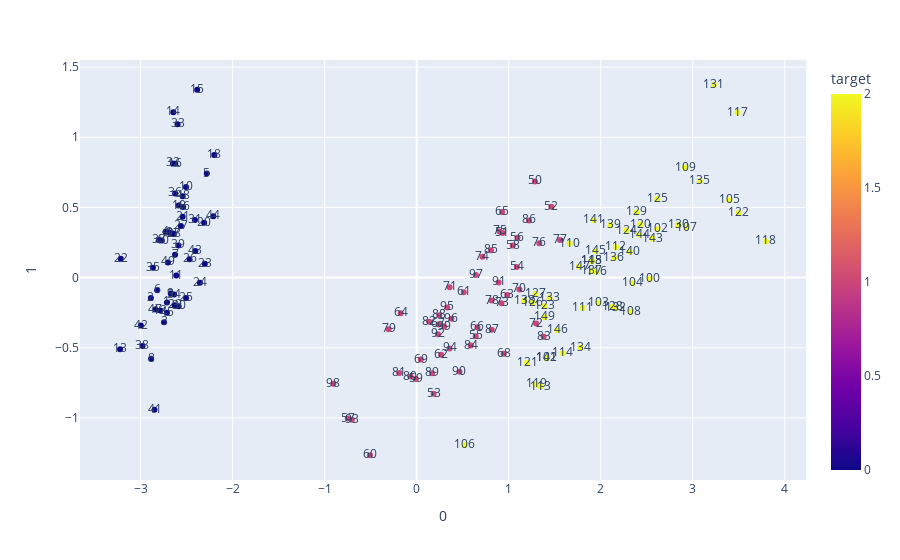

Here is the notebook cell this chart was saved with:
### Code cell
px.scatter(df_pca.reset_index(), x=0, y=1, color="target", text="index")

### Figure 1 — Plotly figure (JSON) as saved in the notebook; plotly's stock layout.template omitted (floating-point values rounded to 4 significant figures; data arrays with more than 128 entries replaced by an {"elided": "..."} marker saying what was removed)
{"data": [{"hovertemplate": "0=%{x}<br>1=%{y}<br>index=%{text}<br>target=%{marker.color}<extra></extra>", "legendgroup": "", "marker": {"color": {"elided": "150 int values"}, "coloraxis": "coloraxis", "symbol": "circle"}, "mode": "markers+text", "name": "", "orientation": "v", "showlegend": false, "text": {"elided": "150 int values"}, "type": "scatter", "x": {"elided": "150 float values"}, "xaxis": "x", "y": {"elided": "150 float values"}, "yaxis": "y"}], "layout": {"coloraxis": {"colorbar": {"title": {"text": "target"}}, "colorscale": [[0, "#0d0887"], [0.1111, "#46039f"], [0.2222, "#7201a8"], [0.3333, "#9c179e"], [0.4444, "#bd3786"], [0.5556, "#d8576b"], [0.6667, "#ed7953"], [0.7778, "#fb9f3a"], [0.8889, "#fdca26"], [1, "#f0f921"]]}, "legend": {"tracegroupgap": 0}, "margin": {"t": 60}, "xaxis": {"anchor": "y", "domain": [0, 1], "title": {"text": "0"}}, "yaxis": {"anchor": "x", "domain": [0, 1], "title": {"text": "1"}}}}
